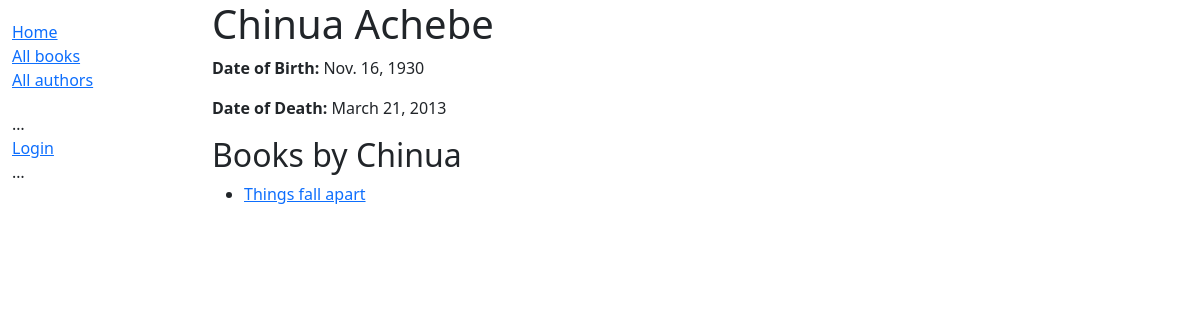
The app's page /catalog/author/1 with its own data.
### catalog/models.py (models this page shows, shortened)
class Author(models.Model):
    first_name = models.CharField(max_length=100)
    last_name = models.CharField(max_length=100)
    date_of_birth = models.DateField(null=True, blank=True)
    date_of_death = models.DateField('Died', null=True, blank=True)
    class Meta:
        ordering = ['last_name', 'first_name']
    def display_genre(self):
        """Create a string for the Genre. This is required to display
        genre in Admin"""
        return ', '.join(genre.name for genre in self.genre.all()[:3])
    display_genre.short_description = 'Genre'

class Book(models.Model):  # all models must inherit from models.Model
    title = models.CharField(max_length=200)
    author = models.ForeignKey('Author', on_delete=models.RESTRICT, null=True)
    summary = models.TextField(max_length=1000, help_text="Enter a brief description of book")
    isbn = models.CharField('ISBN', max_length=13, unique=True,
                            help_text='13 Character <a href="https://www.isbn-international.org/content/what-isbn'
                                      '">ISBN number</a>')
    genre = models.ManyToManyField(Genre, help_text="Select a genre for this book")
    def get_absolute_url(self):
        return reverse('book-detail', args=[str(self.id)])
    def display_genre(self):
        """Create a string for the Genre. This is required to display genre in Admin."""
        return ', '.join(genre.name for genre in self.genre.all()[:3])
    display_genre.short_description = 'Genre'

### catalog/views.py (the view)
# urls.py: path('author/<int:pk>', views.AuthorDetailView.as_view(), name='author-detail'),
class AuthorDetailView(generic.DetailView):
    model = Author
    template_name = 'catalog/author_detail.html'

### catalog/templates/catalog/author_detail.html
{% extends "base_generic.html" %}
{% block content %}
  <h1>{{ author.first_name }} {{ author.last_name }}</h1>
  <p><strong>Date of Birth:</strong> {{ author.date_of_birth }}</p>
  {% if author.date_of_death %}
    <p><strong>Date of Death:</strong> {{ author.date_of_death }}</p>
  {% endif %}
  <h2>Books by {{ author.first_name }}</h2>
  {% if author.book_set.all %}
    <ul>
      {% for book in author.book_set.all %}
        <li><a href="{{ book.get_absolute_url }}">{{ book.title }}</a></li>
      {% endfor %}
    </ul>
  {% else %}
    <p>No books by this author.</p>
  {% endif %}
{% endblock %}

### records on screen
Author: date_of_birth "Nov. 16, 1930", date_of_death "March 21, 2013", first_name "Chinua"
Book: title "Things fall apart"
